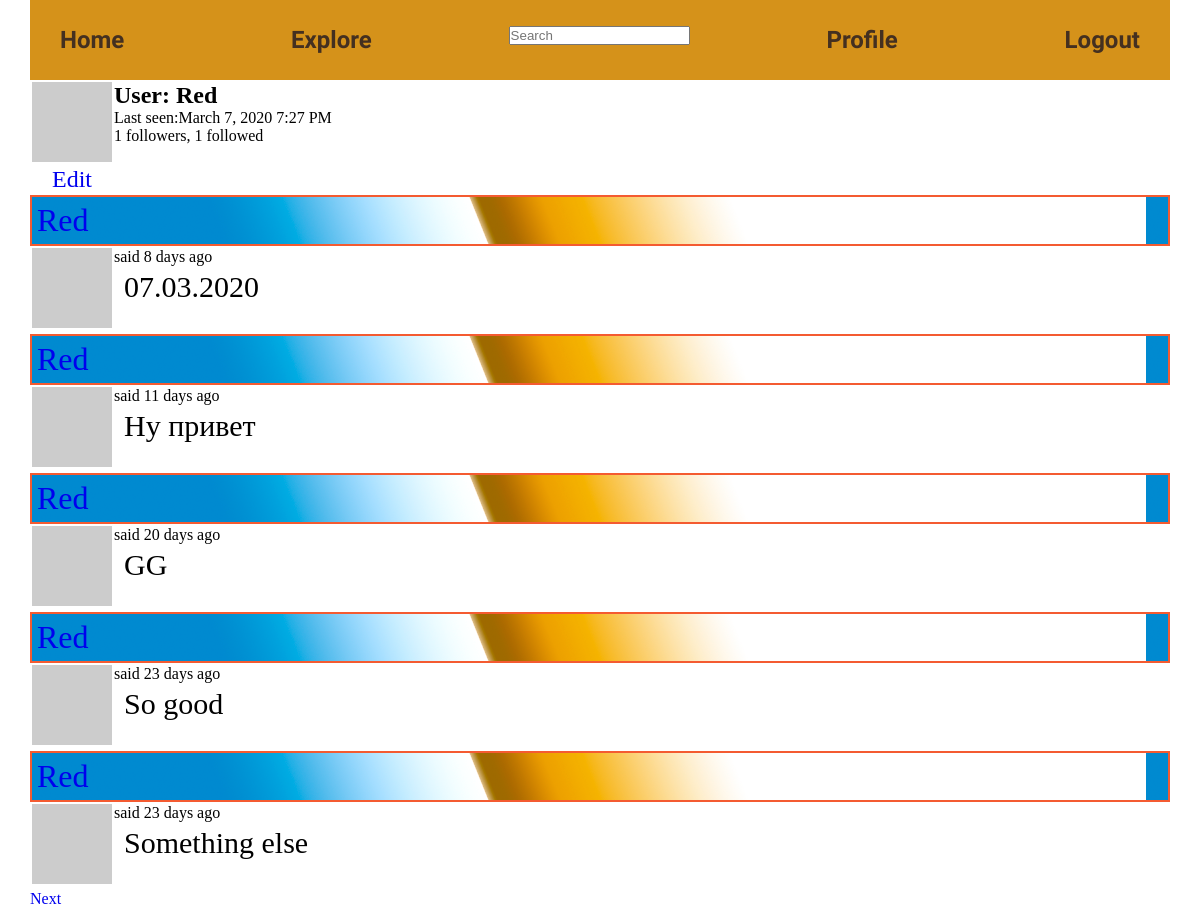
The app's page /user/Red (signed in), older data.
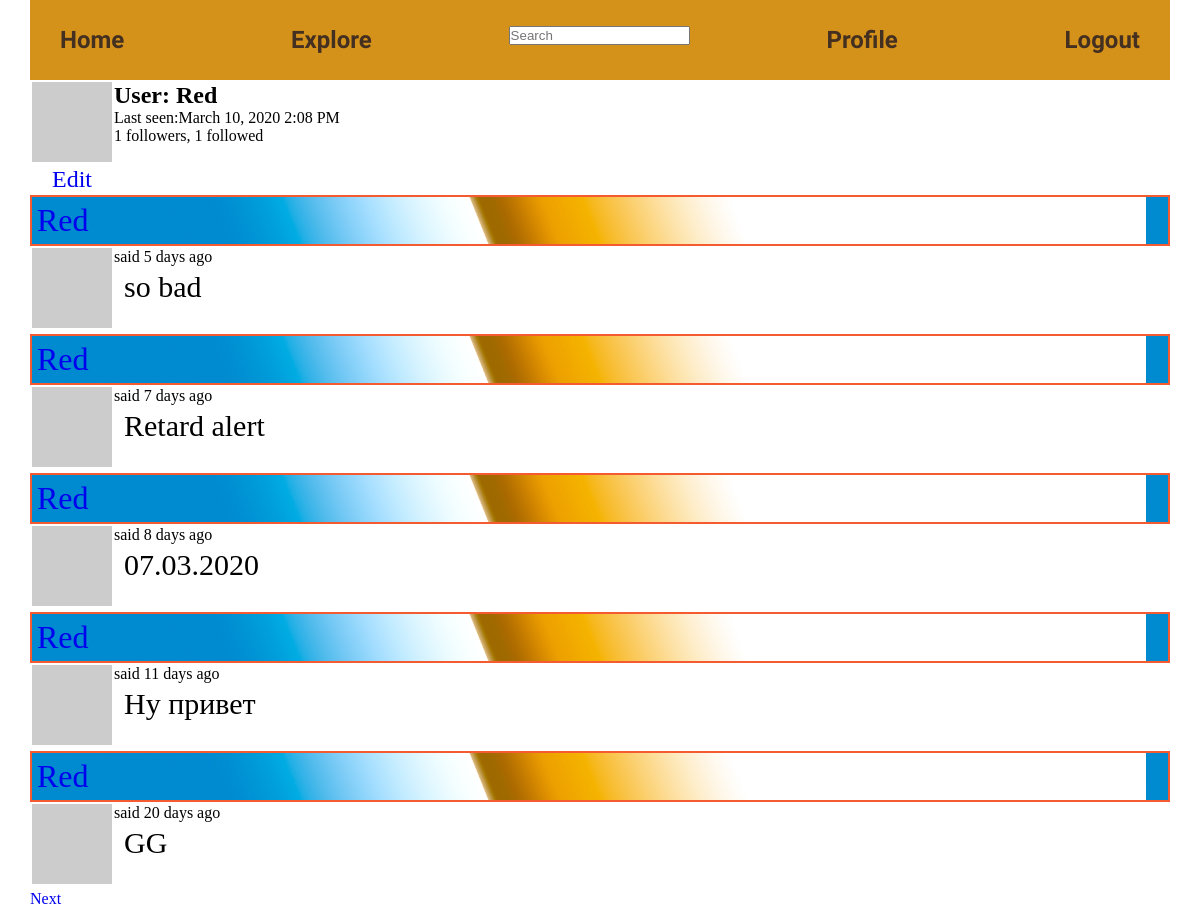
The same page, newer data.
### app/models.py (models this page shows, shortened)
class User(db.Model, UserMixin):
    id = db.Column(db.Integer, primary_key=True)
    username = db.Column(db.String(64), nullable=False, index=True, unique=True)
    email = db.Column(db.String(120), nullable=False, index=True, unique=True)
    password_hash = db.Column(db.String(128))
    posts = db.relationship('Post', backref='author', lazy='dynamic')
    about_me = db.Column(db.Text)
    last_seen = db.Column(db.DateTime, default=datetime.utcnow)
    followed = db.relationship('User', secondary=followers,
                               primaryjoin=(followers.c.follower_id == id),
                               secondaryjoin=(followers.c.followed_id == id),
                               backref=db.backref('followers', lazy='dynamic'), lazy='dynamic')
    def avatar(self, size):
        digest = md5(self.email.lower().encode('utf-8')).hexdigest()
        return 'https://www.gravatar.com/avatar/{}?d=identicon&s={}'.format(
            digest, size)

class SearchableMixin(object):
    @classmethod
    def before_commit(cls, session):
        session._changes = {
            'add': list(session.new),
            'update': list(session.dirty),
            'delete': list(session.deleted)
        }
    @classmethod
    def after_commit(cls, session):
        for obj in session._changes['add']:
            if isinstance(obj, SearchableMixin):
                add_to_index(obj.__tablename__, obj)
        for obj in session._changes['update']:
            if isinstance(obj, SearchableMixin):
                add_to_index(obj.__tablename__, obj)
        for obj in session._changes['delete']:
            if isinstance(obj, SearchableMixin):
                remove_from_index(obj.__tablename__, obj)
        session._changes = None

class Post(SearchableMixin, db.Model):
    __searchable__ = ['body']
    id = db.Column(db.Integer, primary_key=True)
    body = db.Column(db.Text)
    timestamp = db.Column(db.DateTime, index=True, default=datetime.utcnow)
    user_id = db.Column(db.Integer, db.ForeignKey('user.id'))
    language = db.Column(db.String(5))

### app/main/routes.py (the view)
@bp.route('/user/<username>')
@login_required
def user(username):
    page = request.args.get('page', 1, type=int)
    user = User.query.filter_by(username=username).first_or_404()
    posts = Post.query.filter_by(author=user).order_by(Post.timestamp.desc()).paginate(page,
                                                                                       app.config['POST_PER_PAGE'],
                                                                                       False)
    next_url = url_for('main.user', username=user.username, page=posts.next_num) if posts.has_next else None
    prev_url = url_for('main.user', username=user.username, page=posts.prev_num) if posts.has_prev else None
    return render_template('user.html', user=user, posts=posts.items, next_url=next_url, prev_url=prev_url)

### app/main/form.py
class SearchForm(FlaskForm):
    q = StringField(_l('Search'), validators=[DataRequired()])
    def __init__(self, *args, **kwargs):
        if 'formdata'not in kwargs:
            kwargs['formdata'] = request.args
        if 'csrf_enabled' not in kwargs:
            kwargs['csrf_enabled'] = False
        super(SearchForm, self).__init__(*args, **kwargs)

### app/main/routes.py (called while the page is built)
@bp.before_app_request
def before_request():
    if current_user.is_authenticated:
        current_user.last_seen = datetime.utcnow()
        db.session.commit()
        g.search_form = SearchForm()
    g.locale = str(get_locale())

### app/models.py (called while the page is built)
@login.user_loader
def load_user(id):
    return User.query.get(int(id))

### app/templates/user.html (shortened to what this page needs)
{% extends 'base.html' %}
{% block body %}
    <table>
        <tr valign="top">
            <td><img src="{{ user.avatar(64) }}">
                {% if user == current_user %}
                    <a href="/edit_profile" class="edit_profile">Edit</a>
                {% elif not current_user.is_following(user) %}
                    <div class="follow">
                        <a id="button_follow" href="{{ url_for('main.follow', username=user.username) }}">Follow</a>
                    </div>
                {% else %}
                    <div class="unfollow">
                        <a id="button_unfollow" href="{{ url_for('main.unfollow', username=user.username) }}">Unfollow</a>
                    </div>
                {% endif %}
            </td>
            <td><h1>User: {{ user.username }}</h1>
                {% if user.last_seen %}<p> Last seen:{{ moment(user.last_seen).format('LLL') }}</p> {% endif %}
                <div class="followers">
                    {{ user.followers.count() }} followers, {{ user.followed.count() }} followed
                </div>
            </td>
        </tr>
    </table>
    {% for post in posts %}
        {% include '_post.html' %}
    {% endfor %}
    {% if next_url %}
        <a href="{{ next_url }}" class="next">Next</a>
    {% endif %}
{% endblock %}

### app/templates/_post.html (shortened to what this page needs)
<table>
    <tr valign="top">
        <td><img src="{{ post.author.avatar(36) }}"></td>
        <div class="post_show__label">
            <a href="{{ url_for('main.user', username=post.author.username) }}">{{ post.author.username }}</a>
        </div>
        <td>
            said {{ moment(post.timestamp).fromNow() }}
            <p class="post_show__text">{{ post.body }}</p>
        </td>
    </tr>
</table>

Row changes from the older to the newer data that the page shows:
no longer on this page (row unchanged): Post: author.username "Red", timestamp "23 days ago", body "So good"
no longer on this page (row unchanged): Post: author.username "Red", timestamp "23 days ago", body "Something else"
changed User "Red": last_seen "March 7, 2020 7:27 PM" → "March 10, 2020 2:08 PM"
added Post: author.username "Red", timestamp "5 days ago", body "so bad"
added Post: author.username "Red", timestamp "7 days ago", body "Retard alert"
